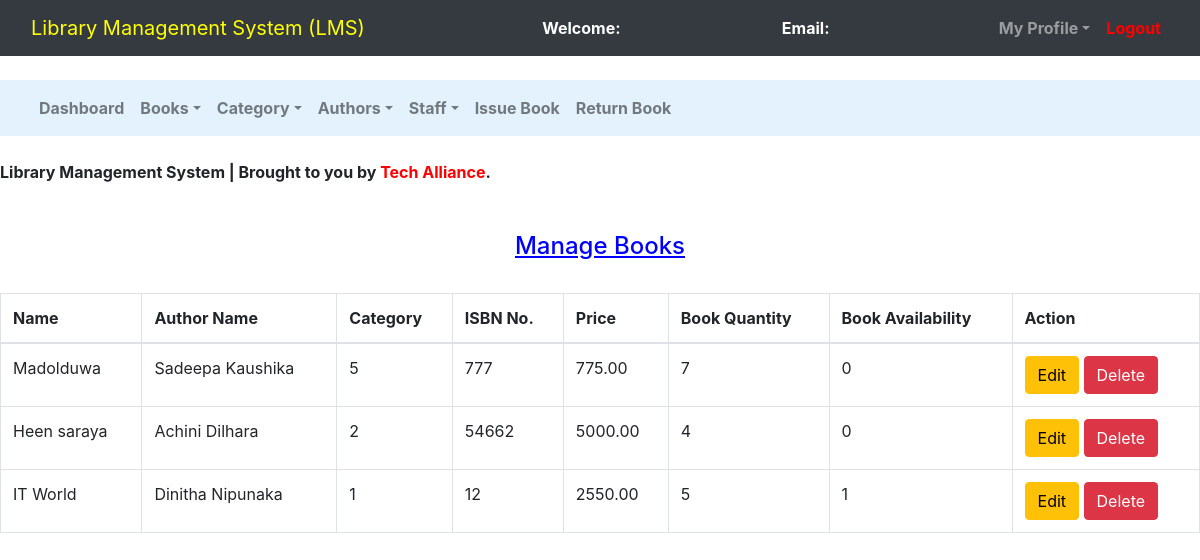
The page /admin/manage_book.php on the database its author committed.
### tables this page shows
CREATE TABLE `books` (
  `book_id` int(11) NOT NULL,
  `book_name` varchar(250) NOT NULL,
  `author_name` varchar(50) NOT NULL,
  `cat_id` int(11) NOT NULL,
  `isbn_no` int(11) NOT NULL,
  `book_price` decimal(10,2) NOT NULL,
  `book_quantity` int(5) NOT NULL,
  `book_availability` tinyint(1) NOT NULL
);

### admin/manage_book.php (the view, shortened to what this page needs)
<!DOCTYPE html>
<html>
<head>
	<link rel="stylesheet" type="text/css" href="../bootstrap-4.4.1/css/bootstrap.min.css">
</head>
<body>
	<nav class="navbar navbar-expand-lg navbar-dark bg-dark">
		<div class="container-fluid">
			<div class="navbar-header">
				<a class="navbar-brand" href="admin_dashboard.php" style="color: yellow;">Library Management System (LMS)</a>
			</div>
			<font style="color: white;"><span><strong>Welcome: <?php echo $_SESSION['name']; ?></strong></span></font>
			<font style="color: white;"><span><strong>Email: <?php echo $_SESSION['email']; ?></strong></font>
		    <ul class="nav navbar-nav navbar-right">
		      <li class="nav-item dropdown">
	        	<a class="nav-link dropdown-toggle" data-toggle="dropdown"><b>My Profile</b></a>
		      </li>
		      <li class="nav-item">
		        <a class="nav-link" href="../logout.php" style="color: red;"><b>Logout</b></a>
		      </li>
		    </ul>
		</div>
	</nav><br>
	<nav class="navbar navbar-expand-lg navbar-light" style="background-color: #e3f2fd">
		<div class="container-fluid">
		    <ul class="nav navbar-nav navbar-center">
		      <li class="nav-item">
		        <a class="nav-link" href="admin_dashboard.php"><b>Dashboard</b></a>
		      </li>
		      <li class="nav-item dropdown">
	        	<a class="nav-link dropdown-toggle" data-toggle="dropdown"><b>Books</b></a>
		      </li>
		      <li class="nav-item dropdown">
	        	<a class="nav-link dropdown-toggle" data-toggle="dropdown"><b>Category</b></a>
		      </li>
		      <li class="nav-item dropdown">
	        	<a class="nav-link dropdown-toggle" data-toggle="dropdown"><b>Authors</b></a>
		      </li>
			  <li class="nav-item dropdown">
	        	<a class="nav-link dropdown-toggle" data-toggle="dropdown"><b>Staff</b></a>
		      </li>
	          <li class="nav-item">
		        <a class="nav-link" href="issue_book.php"><b>Issue Book</b></a>
		      </li>
			  <li class="nav-item">
		        <a class="nav-link" href="return_book.php"><b>Return Book</b></a>
		      </li>
		    </ul>
		</div>
	</nav><br>
	<span><marquee><b>Library Management System | Brought to you by <span style="color: red;">Tech Alliance</span>.</b></marquee></span><br><br>
	<center><h4 style="color: blue;"><u>Manage Books</u></h4><br></center>
	<div class="row">
		<div class="col-md-12">
			<table class="table table-bordered table-hover">
				<thead>
					<tr>
						<th>Name</th>
						<th>Author Name</th>
						<th>Category</th>
						<th>ISBN No.</th>
						<th>Price</th>
						<th>Book Quantity</th>
						<th>Book Availability</th>
						<th>Action</th>
					</tr>
				</thead>
				<?php
					$connection = mysqli_connect("localhost", "root", "");
					$query = "SELECT * FROM books";
					$query_run = mysqli_query($connection, $query);
					while ($row = mysqli_fetch_assoc($query_run)) {
				?>
					<tr>
						<td><?php echo $row['book_name']; ?></td>
						<td><?php echo $row['author_name']; ?></td>
						<td><?php echo $row['cat_id']; ?></td>
						<td><?php echo $row['isbn_no']; ?></td>
						<td><?php echo $row['book_price']; ?></td>
						<td><?php echo $row['book_quantity']; ?></td>
						<td><?php echo $row['book_availability']; ?></td>
						<td>
							<button class="btn btn-warning"><a href="edit_book.php?bn=<?php echo $row['isbn_no']; ?>" style="color: black;">Edit</a></button>
							<button class="btn btn-danger"><a href="delete_book.php?bn=<?php echo $row['isbn_no']; ?>" style="color: white;">Delete</a></button>
						</td>
					</tr>
				<?php
					}
				?>
			</table>
		</div>
	</div>
</body>
</html>

### rows shown on the page
books: book_name "Madolduwa", author_name "Sadeepa Kaushika", cat "5", isbn_no "777", book_price "775.00", book_quantity "7", book_availability "0"
books: book_name "Heen saraya", author_name "Achini Dilhara", cat "2", isbn_no "54662", book_price "5000.00", book_quantity "4", book_availability "0"
books: book_name "IT World", author_name "Dinitha Nipunaka", cat "1", isbn_no "12", book_price "2550.00", book_quantity "5", book_availability "1"
